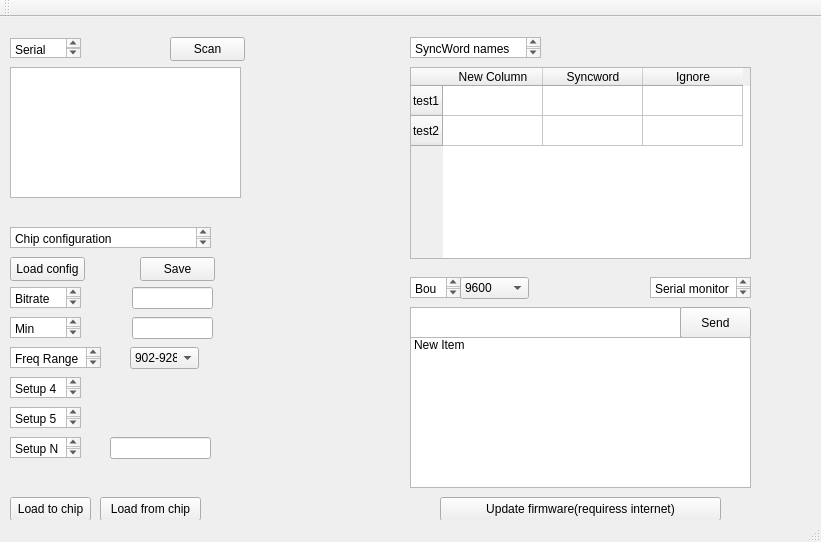
<?xml version="1.0" encoding="UTF-8"?>
<ui version="4.0">
 <class>ConfigManagerClass</class>
 <widget class="QMainWindow" name="ConfigManagerClass">
  <property name="geometry">
   <rect>
    <x>0</x>
    <y>0</y>
    <width>821</width>
    <height>542</height>
   </rect>
  </property>
  <property name="windowTitle">
   <string>ConfigManager</string>
  </property>
  <widget class="QWidget" name="centralWidget">
   <widget class="QTextBrowser" name="serialPorts_TextBrowser">
    <property name="geometry">
     <rect>
      <x>10</x>
      <y>21</y>
      <width>71</width>
      <height>20</height>
     </rect>
    </property>
    <property name="acceptDrops">
     <bool>true</bool>
    </property>
    <property name="toolTip">
     <string/>
    </property>
    <property name="html">
     <string>&lt;!DOCTYPE HTML PUBLIC &quot;-//W3C//DTD HTML 4.0//EN&quot; &quot;http://www.w3.org/TR/REC-html40/strict.dtd&quot;&gt;
&lt;html&gt;&lt;head&gt;&lt;meta name=&quot;qrichtext&quot; content=&quot;1&quot; /&gt;&lt;meta charset=&quot;utf-8&quot; /&gt;&lt;style type=&quot;text/css&quot;&gt;
p, li { white-space: pre-wrap; }
hr { height: 1px; border-width: 0; }
li.unchecked::marker { content: &quot;\2610&quot;; }
li.checked::marker { content: &quot;\2612&quot;; }
&lt;/style&gt;&lt;/head&gt;&lt;body style=&quot; font-family:'Segoe UI'; font-size:9pt; font-weight:400; font-style:normal;&quot;&gt;
&lt;p style=&quot; margin-top:0px; margin-bottom:0px; margin-left:0px; margin-right:0px; -qt-block-indent:0; text-indent:0px;&quot;&gt;Serial ports&lt;/p&gt;&lt;/body&gt;&lt;/html&gt;</string>
    </property>
    <property name="acceptRichText">
     <bool>true</bool>
    </property>
   </widget>
   <widget class="QPushButton" name="scan_PushButton">
    <property name="geometry">
     <rect>
      <x>170</x>
      <y>20</y>
      <width>75</width>
      <height>24</height>
     </rect>
    </property>
    <property name="text">
     <string>Scan</string>
    </property>
   </widget>
   <widget class="QListView" name="PortslistView">
    <property name="geometry">
     <rect>
      <x>10</x>
      <y>50</y>
      <width>231</width>
      <height>131</height>
     </rect>
    </property>
   </widget>
   <widget class="QTextBrowser" name="syncWord_TextBrowser">
    <property name="geometry">
     <rect>
      <x>410</x>
      <y>20</y>
      <width>131</width>
      <height>21</height>
     </rect>
    </property>
    <property name="html">
     <string>&lt;!DOCTYPE HTML PUBLIC &quot;-//W3C//DTD HTML 4.0//EN&quot; &quot;http://www.w3.org/TR/REC-html40/strict.dtd&quot;&gt;
&lt;html&gt;&lt;head&gt;&lt;meta name=&quot;qrichtext&quot; content=&quot;1&quot; /&gt;&lt;meta charset=&quot;utf-8&quot; /&gt;&lt;style type=&quot;text/css&quot;&gt;
p, li { white-space: pre-wrap; }
hr { height: 1px; border-width: 0; }
li.unchecked::marker { content: &quot;\2610&quot;; }
li.checked::marker { content: &quot;\2612&quot;; }
&lt;/style&gt;&lt;/head&gt;&lt;body style=&quot; font-family:'Segoe UI'; font-size:9pt; font-weight:400; font-style:normal;&quot;&gt;
&lt;p style=&quot; margin-top:0px; margin-bottom:0px; margin-left:0px; margin-right:0px; -qt-block-indent:0; text-indent:0px;&quot;&gt;SyncWord names list&lt;/p&gt;&lt;/body&gt;&lt;/html&gt;</string>
    </property>
   </widget>
   <widget class="QTableWidget" name="syncWord_TableWidget">
    <property name="geometry">
     <rect>
      <x>410</x>
      <y>50</y>
      <width>341</width>
      <height>192</height>
     </rect>
    </property>
    <row>
     <property name="text">
      <string>test1</string>
     </property>
    </row>
    <row>
     <property name="text">
      <string>test2</string>
     </property>
    </row>
    <column>
     <property name="text">
      <string>New Column</string>
     </property>
    </column>
    <column>
     <property name="text">
      <string>Syncword</string>
     </property>
    </column>
    <column>
     <property name="text">
      <string>Ignore</string>
     </property>
    </column>
   </widget>
   <widget class="QTextBrowser" name="chipConfiguration_TextBrowser">
    <property name="geometry">
     <rect>
      <x>10</x>
      <y>210</y>
      <width>201</width>
      <height>21</height>
     </rect>
    </property>
    <property name="html">
     <string>&lt;!DOCTYPE HTML PUBLIC &quot;-//W3C//DTD HTML 4.0//EN&quot; &quot;http://www.w3.org/TR/REC-html40/strict.dtd&quot;&gt;
&lt;html&gt;&lt;head&gt;&lt;meta name=&quot;qrichtext&quot; content=&quot;1&quot; /&gt;&lt;meta charset=&quot;utf-8&quot; /&gt;&lt;style type=&quot;text/css&quot;&gt;
p, li { white-space: pre-wrap; }
hr { height: 1px; border-width: 0; }
li.unchecked::marker { content: &quot;\2610&quot;; }
li.checked::marker { content: &quot;\2612&quot;; }
&lt;/style&gt;&lt;/head&gt;&lt;body style=&quot; font-family:'Segoe UI'; font-size:9pt; font-weight:400; font-style:normal;&quot;&gt;
&lt;p style=&quot; margin-top:0px; margin-bottom:0px; margin-left:0px; margin-right:0px; -qt-block-indent:0; text-indent:0px;&quot;&gt;Chip configuration&lt;/p&gt;&lt;/body&gt;&lt;/html&gt;</string>
    </property>
   </widget>
   <widget class="QPushButton" name="loadConfig_PushButton">
    <property name="geometry">
     <rect>
      <x>10</x>
      <y>240</y>
      <width>75</width>
      <height>24</height>
     </rect>
    </property>
    <property name="text">
     <string>Load config</string>
    </property>
   </widget>
   <widget class="QPushButton" name="Save_pushButton">
    <property name="geometry">
     <rect>
      <x>140</x>
      <y>240</y>
      <width>75</width>
      <height>24</height>
     </rect>
    </property>
    <property name="text">
     <string>Save</string>
    </property>
   </widget>
   <widget class="QTextBrowser" name="bitRate_TextBrowser">
    <property name="geometry">
     <rect>
      <x>10</x>
      <y>270</y>
      <width>71</width>
      <height>21</height>
     </rect>
    </property>
    <property name="html">
     <string>&lt;!DOCTYPE HTML PUBLIC &quot;-//W3C//DTD HTML 4.0//EN&quot; &quot;http://www.w3.org/TR/REC-html40/strict.dtd&quot;&gt;
&lt;html&gt;&lt;head&gt;&lt;meta name=&quot;qrichtext&quot; content=&quot;1&quot; /&gt;&lt;meta charset=&quot;utf-8&quot; /&gt;&lt;style type=&quot;text/css&quot;&gt;
p, li { white-space: pre-wrap; }
hr { height: 1px; border-width: 0; }
li.unchecked::marker { content: &quot;\2610&quot;; }
li.checked::marker { content: &quot;\2612&quot;; }
&lt;/style&gt;&lt;/head&gt;&lt;body style=&quot; font-family:'Segoe UI'; font-size:9pt; font-weight:400; font-style:normal;&quot;&gt;
&lt;p style=&quot; margin-top:0px; margin-bottom:0px; margin-left:0px; margin-right:0px; -qt-block-indent:0; text-indent:0px;&quot;&gt;Bitrate&lt;/p&gt;&lt;/body&gt;&lt;/html&gt;</string>
    </property>
   </widget>
   <widget class="QTextBrowser" name="minRSSI_TextBrowser">
    <property name="geometry">
     <rect>
      <x>10</x>
      <y>300</y>
      <width>71</width>
      <height>21</height>
     </rect>
    </property>
    <property name="html">
     <string>&lt;!DOCTYPE HTML PUBLIC &quot;-//W3C//DTD HTML 4.0//EN&quot; &quot;http://www.w3.org/TR/REC-html40/strict.dtd&quot;&gt;
&lt;html&gt;&lt;head&gt;&lt;meta name=&quot;qrichtext&quot; content=&quot;1&quot; /&gt;&lt;meta charset=&quot;utf-8&quot; /&gt;&lt;style type=&quot;text/css&quot;&gt;
p, li { white-space: pre-wrap; }
hr { height: 1px; border-width: 0; }
li.unchecked::marker { content: &quot;\2610&quot;; }
li.checked::marker { content: &quot;\2612&quot;; }
&lt;/style&gt;&lt;/head&gt;&lt;body style=&quot; font-family:'Segoe UI'; font-size:9pt; font-weight:400; font-style:normal;&quot;&gt;
&lt;p style=&quot; margin-top:0px; margin-bottom:0px; margin-left:0px; margin-right:0px; -qt-block-indent:0; text-indent:0px;&quot;&gt;Min RSSI&lt;/p&gt;&lt;/body&gt;&lt;/html&gt;</string>
    </property>
   </widget>
   <widget class="QTextBrowser" name="freqRange_TextBrowser">
    <property name="geometry">
     <rect>
      <x>10</x>
      <y>330</y>
      <width>91</width>
      <height>21</height>
     </rect>
    </property>
    <property name="html">
     <string>&lt;!DOCTYPE HTML PUBLIC &quot;-//W3C//DTD HTML 4.0//EN&quot; &quot;http://www.w3.org/TR/REC-html40/strict.dtd&quot;&gt;
&lt;html&gt;&lt;head&gt;&lt;meta name=&quot;qrichtext&quot; content=&quot;1&quot; /&gt;&lt;meta charset=&quot;utf-8&quot; /&gt;&lt;style type=&quot;text/css&quot;&gt;
p, li { white-space: pre-wrap; }
hr { height: 1px; border-width: 0; }
li.unchecked::marker { content: &quot;\2610&quot;; }
li.checked::marker { content: &quot;\2612&quot;; }
&lt;/style&gt;&lt;/head&gt;&lt;body style=&quot; font-family:'Segoe UI'; font-size:9pt; font-weight:400; font-style:normal;&quot;&gt;
&lt;p style=&quot; margin-top:0px; margin-bottom:0px; margin-left:0px; margin-right:0px; -qt-block-indent:0; text-indent:0px;&quot;&gt;Freq Range&lt;/p&gt;&lt;/body&gt;&lt;/html&gt;</string>
    </property>
   </widget>
   <widget class="QTextBrowser" name="setup4_TextBrowser">
    <property name="geometry">
     <rect>
      <x>10</x>
      <y>360</y>
      <width>71</width>
      <height>21</height>
     </rect>
    </property>
    <property name="html">
     <string>&lt;!DOCTYPE HTML PUBLIC &quot;-//W3C//DTD HTML 4.0//EN&quot; &quot;http://www.w3.org/TR/REC-html40/strict.dtd&quot;&gt;
&lt;html&gt;&lt;head&gt;&lt;meta name=&quot;qrichtext&quot; content=&quot;1&quot; /&gt;&lt;meta charset=&quot;utf-8&quot; /&gt;&lt;style type=&quot;text/css&quot;&gt;
p, li { white-space: pre-wrap; }
hr { height: 1px; border-width: 0; }
li.unchecked::marker { content: &quot;\2610&quot;; }
li.checked::marker { content: &quot;\2612&quot;; }
&lt;/style&gt;&lt;/head&gt;&lt;body style=&quot; font-family:'Segoe UI'; font-size:9pt; font-weight:400; font-style:normal;&quot;&gt;
&lt;p style=&quot; margin-top:0px; margin-bottom:0px; margin-left:0px; margin-right:0px; -qt-block-indent:0; text-indent:0px;&quot;&gt;Setup 4&lt;/p&gt;&lt;/body&gt;&lt;/html&gt;</string>
    </property>
   </widget>
   <widget class="QTextBrowser" name="setup5_TextBrowser">
    <property name="geometry">
     <rect>
      <x>10</x>
      <y>390</y>
      <width>71</width>
      <height>21</height>
     </rect>
    </property>
    <property name="html">
     <string>&lt;!DOCTYPE HTML PUBLIC &quot;-//W3C//DTD HTML 4.0//EN&quot; &quot;http://www.w3.org/TR/REC-html40/strict.dtd&quot;&gt;
&lt;html&gt;&lt;head&gt;&lt;meta name=&quot;qrichtext&quot; content=&quot;1&quot; /&gt;&lt;meta charset=&quot;utf-8&quot; /&gt;&lt;style type=&quot;text/css&quot;&gt;
p, li { white-space: pre-wrap; }
hr { height: 1px; border-width: 0; }
li.unchecked::marker { content: &quot;\2610&quot;; }
li.checked::marker { content: &quot;\2612&quot;; }
&lt;/style&gt;&lt;/head&gt;&lt;body style=&quot; font-family:'Segoe UI'; font-size:9pt; font-weight:400; font-style:normal;&quot;&gt;
&lt;p style=&quot; margin-top:0px; margin-bottom:0px; margin-left:0px; margin-right:0px; -qt-block-indent:0; text-indent:0px;&quot;&gt;Setup 5&lt;/p&gt;&lt;/body&gt;&lt;/html&gt;</string>
    </property>
   </widget>
   <widget class="QTextBrowser" name="setupN_TextBrowser">
    <property name="geometry">
     <rect>
      <x>10</x>
      <y>420</y>
      <width>71</width>
      <height>21</height>
     </rect>
    </property>
    <property name="html">
     <string>&lt;!DOCTYPE HTML PUBLIC &quot;-//W3C//DTD HTML 4.0//EN&quot; &quot;http://www.w3.org/TR/REC-html40/strict.dtd&quot;&gt;
&lt;html&gt;&lt;head&gt;&lt;meta name=&quot;qrichtext&quot; content=&quot;1&quot; /&gt;&lt;meta charset=&quot;utf-8&quot; /&gt;&lt;style type=&quot;text/css&quot;&gt;
p, li { white-space: pre-wrap; }
hr { height: 1px; border-width: 0; }
li.unchecked::marker { content: &quot;\2610&quot;; }
li.checked::marker { content: &quot;\2612&quot;; }
&lt;/style&gt;&lt;/head&gt;&lt;body style=&quot; font-family:'Segoe UI'; font-size:9pt; font-weight:400; font-style:normal;&quot;&gt;
&lt;p style=&quot; margin-top:0px; margin-bottom:0px; margin-left:0px; margin-right:0px; -qt-block-indent:0; text-indent:0px;&quot;&gt;Setup N&lt;/p&gt;&lt;/body&gt;&lt;/html&gt;</string>
    </property>
   </widget>
   <widget class="QLineEdit" name="bitrate_LineEdit">
    <property name="geometry">
     <rect>
      <x>132</x>
      <y>270</y>
      <width>81</width>
      <height>22</height>
     </rect>
    </property>
   </widget>
   <widget class="QLineEdit" name="minRSSI_LineEdit">
    <property name="geometry">
     <rect>
      <x>132</x>
      <y>300</y>
      <width>81</width>
      <height>22</height>
     </rect>
    </property>
   </widget>
   <widget class="QLineEdit" name="setupN_LineEdit">
    <property name="geometry">
     <rect>
      <x>110</x>
      <y>420</y>
      <width>101</width>
      <height>22</height>
     </rect>
    </property>
   </widget>
   <widget class="QPushButton" name="loadToChip_PushButton">
    <property name="geometry">
     <rect>
      <x>10</x>
      <y>480</y>
      <width>81</width>
      <height>24</height>
     </rect>
    </property>
    <property name="text">
     <string>Load to chip</string>
    </property>
   </widget>
   <widget class="QPushButton" name="loadFromChip_PushButton">
    <property name="geometry">
     <rect>
      <x>100</x>
      <y>480</y>
      <width>101</width>
      <height>24</height>
     </rect>
    </property>
    <property name="text">
     <string>Load from chip</string>
    </property>
   </widget>
   <widget class="QPushButton" name="updateFirmware_PushButton">
    <property name="geometry">
     <rect>
      <x>440</x>
      <y>480</y>
      <width>281</width>
      <height>24</height>
     </rect>
    </property>
    <property name="text">
     <string>Update firmware(requiress internet)</string>
    </property>
   </widget>
   <widget class="QTextBrowser" name="bound_TextBrowser">
    <property name="geometry">
     <rect>
      <x>410</x>
      <y>260</y>
      <width>51</width>
      <height>21</height>
     </rect>
    </property>
    <property name="html">
     <string>&lt;!DOCTYPE HTML PUBLIC &quot;-//W3C//DTD HTML 4.0//EN&quot; &quot;http://www.w3.org/TR/REC-html40/strict.dtd&quot;&gt;
&lt;html&gt;&lt;head&gt;&lt;meta name=&quot;qrichtext&quot; content=&quot;1&quot; /&gt;&lt;meta charset=&quot;utf-8&quot; /&gt;&lt;style type=&quot;text/css&quot;&gt;
p, li { white-space: pre-wrap; }
hr { height: 1px; border-width: 0; }
li.unchecked::marker { content: &quot;\2610&quot;; }
li.checked::marker { content: &quot;\2612&quot;; }
&lt;/style&gt;&lt;/head&gt;&lt;body style=&quot; font-family:'Segoe UI'; font-size:9pt; font-weight:400; font-style:normal;&quot;&gt;
&lt;p style=&quot; margin-top:0px; margin-bottom:0px; margin-left:0px; margin-right:0px; -qt-block-indent:0; text-indent:0px;&quot;&gt;Bound&lt;/p&gt;&lt;/body&gt;&lt;/html&gt;</string>
    </property>
   </widget>
   <widget class="QTextBrowser" name="serialMonitor_TextBrowser">
    <property name="geometry">
     <rect>
      <x>650</x>
      <y>260</y>
      <width>101</width>
      <height>21</height>
     </rect>
    </property>
    <property name="html">
     <string>&lt;!DOCTYPE HTML PUBLIC &quot;-//W3C//DTD HTML 4.0//EN&quot; &quot;http://www.w3.org/TR/REC-html40/strict.dtd&quot;&gt;
&lt;html&gt;&lt;head&gt;&lt;meta name=&quot;qrichtext&quot; content=&quot;1&quot; /&gt;&lt;meta charset=&quot;utf-8&quot; /&gt;&lt;style type=&quot;text/css&quot;&gt;
p, li { white-space: pre-wrap; }
hr { height: 1px; border-width: 0; }
li.unchecked::marker { content: &quot;\2610&quot;; }
li.checked::marker { content: &quot;\2612&quot;; }
&lt;/style&gt;&lt;/head&gt;&lt;body style=&quot; font-family:'Segoe UI'; font-size:9pt; font-weight:400; font-style:normal;&quot;&gt;
&lt;p style=&quot; margin-top:0px; margin-bottom:0px; margin-left:0px; margin-right:0px; -qt-block-indent:0; text-indent:0px;&quot;&gt;Serial monitor&lt;/p&gt;&lt;/body&gt;&lt;/html&gt;</string>
    </property>
   </widget>
   <widget class="QTextEdit" name="enterCommandHer_TextEdit">
    <property name="geometry">
     <rect>
      <x>410</x>
      <y>290</y>
      <width>271</width>
      <height>31</height>
     </rect>
    </property>
    <property name="html">
     <string>&lt;!DOCTYPE HTML PUBLIC &quot;-//W3C//DTD HTML 4.0//EN&quot; &quot;http://www.w3.org/TR/REC-html40/strict.dtd&quot;&gt;
&lt;html&gt;&lt;head&gt;&lt;meta name=&quot;qrichtext&quot; content=&quot;1&quot; /&gt;&lt;meta charset=&quot;utf-8&quot; /&gt;&lt;style type=&quot;text/css&quot;&gt;
p, li { white-space: pre-wrap; }
hr { height: 1px; border-width: 0; }
li.unchecked::marker { content: &quot;\2610&quot;; }
li.checked::marker { content: &quot;\2612&quot;; }
&lt;/style&gt;&lt;/head&gt;&lt;body style=&quot; font-family:'Segoe UI'; font-size:9pt; font-weight:400; font-style:normal;&quot;&gt;
&lt;p style=&quot;-qt-paragraph-type:empty; margin-top:0px; margin-bottom:0px; margin-left:0px; margin-right:0px; -qt-block-indent:0; text-indent:0px;&quot;&gt;&lt;br /&gt;&lt;/p&gt;&lt;/body&gt;&lt;/html&gt;</string>
    </property>
   </widget>
   <widget class="QPushButton" name="send_PushButton">
    <property name="geometry">
     <rect>
      <x>680</x>
      <y>290</y>
      <width>71</width>
      <height>31</height>
     </rect>
    </property>
    <property name="text">
     <string>Send</string>
    </property>
   </widget>
   <widget class="QComboBox" name="bodRate_ComboBox">
    <property name="geometry">
     <rect>
      <x>460</x>
      <y>260</y>
      <width>69</width>
      <height>22</height>
     </rect>
    </property>
    <item>
     <property name="text">
      <string>9600</string>
     </property>
    </item>
    <item>
     <property name="text">
      <string>115200</string>
     </property>
    </item>
    <item>
     <property name="text">
      <string>2000000</string>
     </property>
    </item>
   </widget>
   <widget class="QListWidget" name="UART_ListWidget">
    <property name="geometry">
     <rect>
      <x>410</x>
      <y>320</y>
      <width>341</width>
      <height>151</height>
     </rect>
    </property>
    <item>
     <property name="text">
      <string>New Item</string>
     </property>
    </item>
   </widget>
   <widget class="QComboBox" name="addCustomValue_ComboBox">
    <property name="geometry">
     <rect>
      <x>130</x>
      <y>330</y>
      <width>69</width>
      <height>22</height>
     </rect>
    </property>
    <item>
     <property name="text">
      <string>902-928</string>
     </property>
    </item>
    <item>
     <property name="text">
      <string>Custom</string>
     </property>
    </item>
    <item>
     <property name="text">
      <string/>
     </property>
    </item>
   </widget>
  </widget>
  <widget class="QToolBar" name="mainToolBar">
   <attribute name="toolBarArea">
    <enum>TopToolBarArea</enum>
   </attribute>
   <attribute name="toolBarBreak">
    <bool>false</bool>
   </attribute>
  </widget>
  <widget class="QStatusBar" name="statusBar"/>
 </widget>
 <layoutdefault spacing="6" margin="11"/>
 <resources>
  <include location="ConfigManager.qrc"/>
 </resources>
 <connections/>
</ui>
